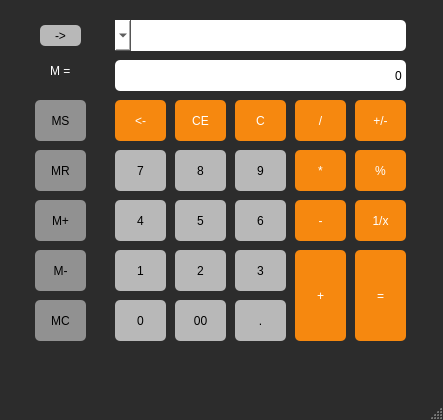
<?xml version="1.0" encoding="UTF-8"?>
<ui version="4.0">
 <class>MainWindow</class>
 <widget class="QMainWindow" name="MainWindow">
  <property name="geometry">
   <rect>
    <x>0</x>
    <y>0</y>
    <width>443</width>
    <height>420</height>
   </rect>
  </property>
  <property name="palette">
   <palette>
    <active>
     <colorrole role="Window">
      <brush brushstyle="SolidPattern">
       <color alpha="255">
        <red>44</red>
        <green>44</green>
        <blue>44</blue>
       </color>
      </brush>
     </colorrole>
    </active>
    <inactive>
     <colorrole role="Window">
      <brush brushstyle="SolidPattern">
       <color alpha="255">
        <red>44</red>
        <green>44</green>
        <blue>44</blue>
       </color>
      </brush>
     </colorrole>
    </inactive>
    <disabled>
     <colorrole role="Base">
      <brush brushstyle="SolidPattern">
       <color alpha="255">
        <red>44</red>
        <green>44</green>
        <blue>44</blue>
       </color>
      </brush>
     </colorrole>
     <colorrole role="Window">
      <brush brushstyle="SolidPattern">
       <color alpha="255">
        <red>44</red>
        <green>44</green>
        <blue>44</blue>
       </color>
      </brush>
     </colorrole>
    </disabled>
   </palette>
  </property>
  <property name="windowTitle">
   <string>Калькулятор</string>
  </property>
  <widget class="QWidget" name="centralwidget">
   <widget class="QPushButton" name="One">
    <property name="geometry">
     <rect>
      <x>115</x>
      <y>250</y>
      <width>51</width>
      <height>41</height>
     </rect>
    </property>
    <property name="styleSheet">
     <string notr="true">QPushButton {
background-color: rgb(184, 184, 184);
color: rgb(0, 0, 0);
border-radius: 5px;
}

QPushButton:pressed {
background-color: rgb(159, 159, 159);
}</string>
    </property>
    <property name="text">
     <string>1</string>
    </property>
   </widget>
   <widget class="QPushButton" name="Two">
    <property name="geometry">
     <rect>
      <x>175</x>
      <y>250</y>
      <width>51</width>
      <height>41</height>
     </rect>
    </property>
    <property name="styleSheet">
     <string notr="true">QPushButton {
background-color: rgb(184, 184, 184);
color: rgb(0, 0, 0);
border-radius: 5px;
}

QPushButton:pressed {
background-color: rgb(159, 159, 159);
}</string>
    </property>
    <property name="text">
     <string>2</string>
    </property>
   </widget>
   <widget class="QPushButton" name="Three">
    <property name="geometry">
     <rect>
      <x>235</x>
      <y>250</y>
      <width>51</width>
      <height>41</height>
     </rect>
    </property>
    <property name="styleSheet">
     <string notr="true">QPushButton {
background-color: rgb(184, 184, 184);
color: rgb(0, 0, 0);
border-radius: 5px;
}

QPushButton:pressed {
background-color: rgb(159, 159, 159);
}</string>
    </property>
    <property name="text">
     <string>3</string>
    </property>
   </widget>
   <widget class="QPushButton" name="Four">
    <property name="geometry">
     <rect>
      <x>115</x>
      <y>200</y>
      <width>51</width>
      <height>41</height>
     </rect>
    </property>
    <property name="styleSheet">
     <string notr="true">QPushButton {
background-color: rgb(184, 184, 184);
color: rgb(0, 0, 0);
border-radius: 5px;
}

QPushButton:pressed {
background-color: rgb(159, 159, 159);
}</string>
    </property>
    <property name="text">
     <string>4</string>
    </property>
   </widget>
   <widget class="QPushButton" name="Five">
    <property name="geometry">
     <rect>
      <x>175</x>
      <y>200</y>
      <width>51</width>
      <height>41</height>
     </rect>
    </property>
    <property name="styleSheet">
     <string notr="true">QPushButton {
background-color: rgb(184, 184, 184);
color: rgb(0, 0, 0);
border-radius: 5px;
}

QPushButton:pressed {
background-color: rgb(159, 159, 159);
}</string>
    </property>
    <property name="text">
     <string>5</string>
    </property>
   </widget>
   <widget class="QPushButton" name="Six">
    <property name="geometry">
     <rect>
      <x>235</x>
      <y>200</y>
      <width>51</width>
      <height>41</height>
     </rect>
    </property>
    <property name="styleSheet">
     <string notr="true">QPushButton {
background-color: rgb(184, 184, 184);
color: rgb(0, 0, 0);
border-radius: 5px;
}

QPushButton:pressed {
background-color: rgb(159, 159, 159);
}</string>
    </property>
    <property name="text">
     <string>6</string>
    </property>
   </widget>
   <widget class="QPushButton" name="Seven">
    <property name="geometry">
     <rect>
      <x>115</x>
      <y>150</y>
      <width>51</width>
      <height>41</height>
     </rect>
    </property>
    <property name="styleSheet">
     <string notr="true">QPushButton {
background-color: rgb(184, 184, 184);
color: rgb(0, 0, 0);
border-radius: 5px;
}

QPushButton:pressed {
background-color: rgb(159, 159, 159);
}</string>
    </property>
    <property name="text">
     <string>7</string>
    </property>
   </widget>
   <widget class="QPushButton" name="Eight">
    <property name="geometry">
     <rect>
      <x>175</x>
      <y>150</y>
      <width>51</width>
      <height>41</height>
     </rect>
    </property>
    <property name="styleSheet">
     <string notr="true">QPushButton {
background-color: rgb(184, 184, 184);
color: rgb(0, 0, 0);
border-radius: 5px;
}

QPushButton:pressed {
background-color: rgb(159, 159, 159);
}</string>
    </property>
    <property name="text">
     <string>8</string>
    </property>
   </widget>
   <widget class="QPushButton" name="Nine">
    <property name="geometry">
     <rect>
      <x>235</x>
      <y>150</y>
      <width>51</width>
      <height>41</height>
     </rect>
    </property>
    <property name="styleSheet">
     <string notr="true">QPushButton {
background-color: rgb(184, 184, 184);
color: rgb(0, 0, 0);
border-radius: 5px;
}

QPushButton:pressed {
background-color: rgb(159, 159, 159);
}</string>
    </property>
    <property name="text">
     <string>9</string>
    </property>
   </widget>
   <widget class="QPushButton" name="Zero">
    <property name="geometry">
     <rect>
      <x>115</x>
      <y>300</y>
      <width>51</width>
      <height>41</height>
     </rect>
    </property>
    <property name="styleSheet">
     <string notr="true">QPushButton {
background-color: rgb(184, 184, 184);
color: rgb(0, 0, 0);
border-radius: 5px;
}

QPushButton:pressed {
background-color: rgb(159, 159, 159);
}</string>
    </property>
    <property name="text">
     <string>0</string>
    </property>
   </widget>
   <widget class="QPushButton" name="Zero2">
    <property name="geometry">
     <rect>
      <x>175</x>
      <y>300</y>
      <width>51</width>
      <height>41</height>
     </rect>
    </property>
    <property name="styleSheet">
     <string notr="true">QPushButton {
background-color: rgb(184, 184, 184);
color: rgb(0, 0, 0);
border-radius: 5px;
}

QPushButton:pressed {
background-color: rgb(159, 159, 159);
}</string>
    </property>
    <property name="text">
     <string>00</string>
    </property>
   </widget>
   <widget class="QPushButton" name="Point">
    <property name="geometry">
     <rect>
      <x>235</x>
      <y>300</y>
      <width>51</width>
      <height>41</height>
     </rect>
    </property>
    <property name="styleSheet">
     <string notr="true">QPushButton {
background-color: rgb(184, 184, 184);
color: rgb(0, 0, 0);
border-radius: 5px;
}

QPushButton:pressed {
background-color: rgb(159, 159, 159);
}</string>
    </property>
    <property name="text">
     <string>.</string>
    </property>
   </widget>
   <widget class="QPushButton" name="CE">
    <property name="geometry">
     <rect>
      <x>175</x>
      <y>100</y>
      <width>51</width>
      <height>41</height>
     </rect>
    </property>
    <property name="styleSheet">
     <string notr="true">QPushButton {
background-color: rgb(246, 136, 15);
color: rgb(255, 255, 255);
border-radius: 5px;
}

QPushButton:pressed {
background-color: rgb(226, 124, 14);
}</string>
    </property>
    <property name="text">
     <string>CE</string>
    </property>
   </widget>
   <widget class="QPushButton" name="Strelka">
    <property name="geometry">
     <rect>
      <x>115</x>
      <y>100</y>
      <width>51</width>
      <height>41</height>
     </rect>
    </property>
    <property name="styleSheet">
     <string notr="true">QPushButton {
background-color: rgb(246, 136, 15);
color: rgb(255, 255, 255);
border-radius: 5px;
}

QPushButton:pressed {
background-color: rgb(226, 124, 14);
}</string>
    </property>
    <property name="text">
     <string>&lt;-</string>
    </property>
   </widget>
   <widget class="QPushButton" name="C">
    <property name="geometry">
     <rect>
      <x>235</x>
      <y>100</y>
      <width>51</width>
      <height>41</height>
     </rect>
    </property>
    <property name="styleSheet">
     <string notr="true">QPushButton {
background-color: rgb(246, 136, 15);
color: rgb(255, 255, 255);
border-radius: 5px;
}

QPushButton:pressed {
background-color: rgb(226, 124, 14);
}</string>
    </property>
    <property name="text">
     <string>C</string>
    </property>
   </widget>
   <widget class="QPushButton" name="Minus">
    <property name="geometry">
     <rect>
      <x>295</x>
      <y>200</y>
      <width>51</width>
      <height>41</height>
     </rect>
    </property>
    <property name="styleSheet">
     <string notr="true">QPushButton {
background-color: rgb(246, 136, 15);
color: rgb(255, 255, 255);
border-radius: 5px;
}

QPushButton:pressed {
background-color: rgb(226, 124, 14);
}</string>
    </property>
    <property name="text">
     <string>-</string>
    </property>
   </widget>
   <widget class="QPushButton" name="Plus">
    <property name="geometry">
     <rect>
      <x>295</x>
      <y>250</y>
      <width>51</width>
      <height>91</height>
     </rect>
    </property>
    <property name="styleSheet">
     <string notr="true">QPushButton {
background-color: rgb(246, 136, 15);
color: rgb(255, 255, 255);
border-radius: 5px;
}

QPushButton:pressed {
background-color: rgb(226, 124, 14);
}</string>
    </property>
    <property name="text">
     <string>+</string>
    </property>
   </widget>
   <widget class="QPushButton" name="Multiply">
    <property name="geometry">
     <rect>
      <x>295</x>
      <y>150</y>
      <width>51</width>
      <height>41</height>
     </rect>
    </property>
    <property name="styleSheet">
     <string notr="true">QPushButton {
background-color: rgb(246, 136, 15);
color: rgb(255, 255, 255);
border-radius: 5px;
}

QPushButton:pressed {
background-color: rgb(226, 124, 14);
}</string>
    </property>
    <property name="text">
     <string>*</string>
    </property>
   </widget>
   <widget class="QPushButton" name="Del">
    <property name="geometry">
     <rect>
      <x>295</x>
      <y>100</y>
      <width>51</width>
      <height>41</height>
     </rect>
    </property>
    <property name="styleSheet">
     <string notr="true">QPushButton {
background-color: rgb(246, 136, 15);
color: rgb(255, 255, 255);
border-radius: 5px;
}

QPushButton:pressed {
background-color: rgb(226, 124, 14);
}</string>
    </property>
    <property name="text">
     <string>/</string>
    </property>
   </widget>
   <widget class="QPushButton" name="PlusMinus">
    <property name="geometry">
     <rect>
      <x>355</x>
      <y>100</y>
      <width>51</width>
      <height>41</height>
     </rect>
    </property>
    <property name="styleSheet">
     <string notr="true">QPushButton {
background-color: rgb(246, 136, 15);
color: rgb(255, 255, 255);
border-radius: 5px;
}

QPushButton:pressed {
background-color: rgb(226, 124, 14);
}</string>
    </property>
    <property name="text">
     <string>+/-</string>
    </property>
   </widget>
   <widget class="QPushButton" name="DelX">
    <property name="geometry">
     <rect>
      <x>355</x>
      <y>200</y>
      <width>51</width>
      <height>41</height>
     </rect>
    </property>
    <property name="styleSheet">
     <string notr="true">QPushButton {
background-color: rgb(246, 136, 15);
color: rgb(255, 255, 255);
border-radius: 5px;
}

QPushButton:pressed {
background-color: rgb(226, 124, 14);
}</string>
    </property>
    <property name="text">
     <string>1/x</string>
    </property>
   </widget>
   <widget class="QPushButton" name="Equal">
    <property name="geometry">
     <rect>
      <x>355</x>
      <y>250</y>
      <width>51</width>
      <height>91</height>
     </rect>
    </property>
    <property name="styleSheet">
     <string notr="true">QPushButton {
background-color: rgb(246, 136, 15);
color: rgb(255, 255, 255);
border-radius: 5px;
}

QPushButton:pressed {
background-color: rgb(226, 124, 14);
}</string>
    </property>
    <property name="text">
     <string>=</string>
    </property>
   </widget>
   <widget class="QPushButton" name="Percent">
    <property name="geometry">
     <rect>
      <x>355</x>
      <y>150</y>
      <width>51</width>
      <height>41</height>
     </rect>
    </property>
    <property name="styleSheet">
     <string notr="true">QPushButton {
background-color: rgb(246, 136, 15);
color: rgb(255, 255, 255);
border-radius: 5px;
}

QPushButton:pressed {
background-color: rgb(226, 124, 14);
}</string>
    </property>
    <property name="text">
     <string>%</string>
    </property>
   </widget>
   <widget class="QPushButton" name="MMinus">
    <property name="geometry">
     <rect>
      <x>35</x>
      <y>250</y>
      <width>51</width>
      <height>41</height>
     </rect>
    </property>
    <property name="styleSheet">
     <string notr="true">QPushButton {
background-color: rgb(145, 145, 145);
color: rgb(0, 0, 0);
border-radius: 5px;
}

QPushButton:pressed {
background-color: rgb(103, 103, 103);
}</string>
    </property>
    <property name="text">
     <string>M-</string>
    </property>
   </widget>
   <widget class="QPushButton" name="MPlus">
    <property name="geometry">
     <rect>
      <x>35</x>
      <y>200</y>
      <width>51</width>
      <height>41</height>
     </rect>
    </property>
    <property name="styleSheet">
     <string notr="true">QPushButton {
background-color: rgb(145, 145, 145);
color: rgb(0, 0, 0);
border-radius: 5px;
}

QPushButton:pressed {
background-color: rgb(103, 103, 103);
}</string>
    </property>
    <property name="text">
     <string>M+</string>
    </property>
   </widget>
   <widget class="QPushButton" name="MR">
    <property name="geometry">
     <rect>
      <x>35</x>
      <y>150</y>
      <width>51</width>
      <height>41</height>
     </rect>
    </property>
    <property name="styleSheet">
     <string notr="true">QPushButton {
background-color: rgb(145, 145, 145);
color: rgb(0, 0, 0);
border-radius: 5px;
}

QPushButton:pressed {
background-color: rgb(103, 103, 103);
}</string>
    </property>
    <property name="text">
     <string>MR</string>
    </property>
   </widget>
   <widget class="QPushButton" name="MS">
    <property name="geometry">
     <rect>
      <x>35</x>
      <y>100</y>
      <width>51</width>
      <height>41</height>
     </rect>
    </property>
    <property name="styleSheet">
     <string notr="true">QPushButton {
background-color: rgb(145, 145, 145);
color: rgb(0, 0, 0);
border-radius: 5px;
}

QPushButton:pressed {
background-color: rgb(103, 103, 103);
}</string>
    </property>
    <property name="text">
     <string>MS</string>
    </property>
   </widget>
   <widget class="QPushButton" name="MC">
    <property name="geometry">
     <rect>
      <x>35</x>
      <y>300</y>
      <width>51</width>
      <height>41</height>
     </rect>
    </property>
    <property name="styleSheet">
     <string notr="true">QPushButton {
background-color: rgb(145, 145, 145);
color: rgb(0, 0, 0);
border-radius: 5px;
}

QPushButton:pressed {
background-color: rgb(103, 103, 103);
}</string>
    </property>
    <property name="text">
     <string>MC</string>
    </property>
   </widget>
   <widget class="QLabel" name="label">
    <property name="geometry">
     <rect>
      <x>50</x>
      <y>60</y>
      <width>28</width>
      <height>22</height>
     </rect>
    </property>
    <property name="palette">
     <palette>
      <active>
       <colorrole role="WindowText">
        <brush brushstyle="SolidPattern">
         <color alpha="255">
          <red>255</red>
          <green>255</green>
          <blue>255</blue>
         </color>
        </brush>
       </colorrole>
       <colorrole role="Text">
        <brush brushstyle="SolidPattern">
         <color alpha="255">
          <red>255</red>
          <green>255</green>
          <blue>255</blue>
         </color>
        </brush>
       </colorrole>
       <colorrole role="ButtonText">
        <brush brushstyle="SolidPattern">
         <color alpha="255">
          <red>255</red>
          <green>255</green>
          <blue>255</blue>
         </color>
        </brush>
       </colorrole>
       <colorrole role="PlaceholderText">
        <brush brushstyle="SolidPattern">
         <color alpha="128">
          <red>255</red>
          <green>255</green>
          <blue>255</blue>
         </color>
        </brush>
       </colorrole>
      </active>
      <inactive>
       <colorrole role="WindowText">
        <brush brushstyle="SolidPattern">
         <color alpha="255">
          <red>255</red>
          <green>255</green>
          <blue>255</blue>
         </color>
        </brush>
       </colorrole>
       <colorrole role="Text">
        <brush brushstyle="SolidPattern">
         <color alpha="255">
          <red>255</red>
          <green>255</green>
          <blue>255</blue>
         </color>
        </brush>
       </colorrole>
       <colorrole role="ButtonText">
        <brush brushstyle="SolidPattern">
         <color alpha="255">
          <red>255</red>
          <green>255</green>
          <blue>255</blue>
         </color>
        </brush>
       </colorrole>
       <colorrole role="PlaceholderText">
        <brush brushstyle="SolidPattern">
         <color alpha="128">
          <red>255</red>
          <green>255</green>
          <blue>255</blue>
         </color>
        </brush>
       </colorrole>
      </inactive>
      <disabled>
       <colorrole role="WindowText">
        <brush brushstyle="SolidPattern">
         <color alpha="255">
          <red>255</red>
          <green>255</green>
          <blue>255</blue>
         </color>
        </brush>
       </colorrole>
       <colorrole role="Text">
        <brush brushstyle="SolidPattern">
         <color alpha="255">
          <red>255</red>
          <green>255</green>
          <blue>255</blue>
         </color>
        </brush>
       </colorrole>
       <colorrole role="ButtonText">
        <brush brushstyle="SolidPattern">
         <color alpha="255">
          <red>255</red>
          <green>255</green>
          <blue>255</blue>
         </color>
        </brush>
       </colorrole>
       <colorrole role="PlaceholderText">
        <brush brushstyle="SolidPattern">
         <color alpha="128">
          <red>255</red>
          <green>255</green>
          <blue>255</blue>
         </color>
        </brush>
       </colorrole>
      </disabled>
     </palette>
    </property>
    <property name="styleSheet">
     <string notr="true">color: rgb(255, 255, 255);</string>
    </property>
    <property name="text">
     <string>M = </string>
    </property>
   </widget>
   <widget class="QLineEdit" name="temporaryValue">
    <property name="enabled">
     <bool>false</bool>
    </property>
    <property name="geometry">
     <rect>
      <x>115</x>
      <y>60</y>
      <width>291</width>
      <height>31</height>
     </rect>
    </property>
    <property name="mouseTracking">
     <bool>true</bool>
    </property>
    <property name="tabletTracking">
     <bool>false</bool>
    </property>
    <property name="styleSheet">
     <string notr="true">color: black;
border-radius: 5px;
background-color: white;</string>
    </property>
    <property name="text">
     <string>0</string>
    </property>
    <property name="cursorPosition">
     <number>1</number>
    </property>
    <property name="alignment">
     <set>Qt::AlignRight|Qt::AlignTrailing|Qt::AlignVCenter</set>
    </property>
   </widget>
   <widget class="QComboBox" name="ValueCalculated">
    <property name="geometry">
     <rect>
      <x>115</x>
      <y>20</y>
      <width>291</width>
      <height>31</height>
     </rect>
    </property>
    <property name="layoutDirection">
     <enum>Qt::RightToLeft</enum>
    </property>
    <property name="styleSheet">
     <string notr="true">color: black;
border-radius: 5px;
background-color: white;</string>
    </property>
    <property name="currentText">
     <string/>
    </property>
   </widget>
   <widget class="QPushButton" name="Menu">
    <property name="geometry">
     <rect>
      <x>40</x>
      <y>25</y>
      <width>41</width>
      <height>21</height>
     </rect>
    </property>
    <property name="styleSheet">
     <string notr="true">QPushButton {
background-color: rgb(184, 184, 184);
color: rgb(0, 0, 0);
border-radius: 5px;
}

QPushButton:pressed {
background-color: rgb(159, 159, 159);
}</string>
    </property>
    <property name="text">
     <string>-&gt;</string>
    </property>
   </widget>
  </widget>
  <widget class="QMenuBar" name="menubar">
   <property name="geometry">
    <rect>
     <x>0</x>
     <y>0</y>
     <width>443</width>
     <height>22</height>
    </rect>
   </property>
  </widget>
  <widget class="QStatusBar" name="statusbar"/>
 </widget>
 <resources/>
 <connections/>
</ui>
